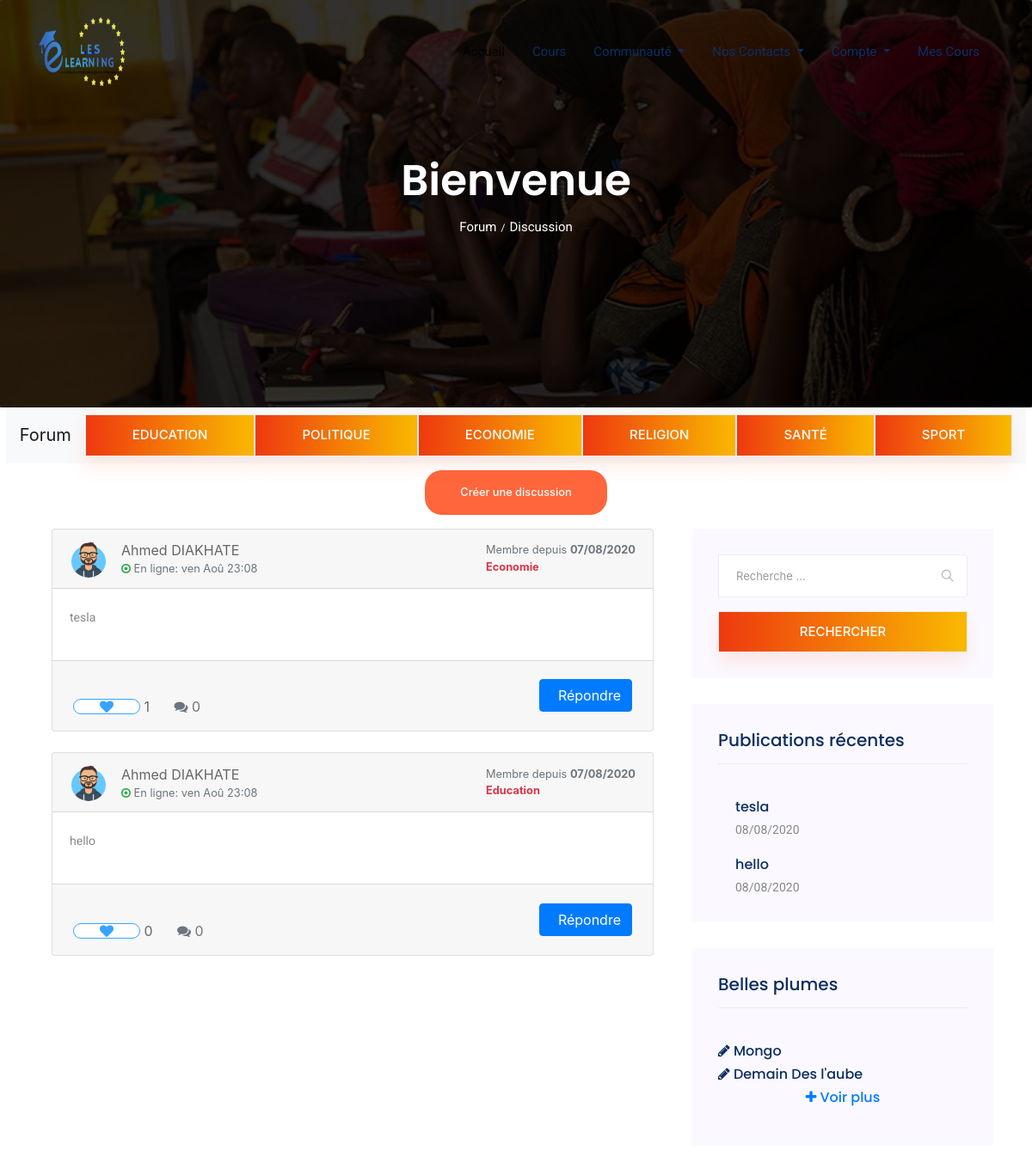
The app's page /blog/forum (upper part), older data.
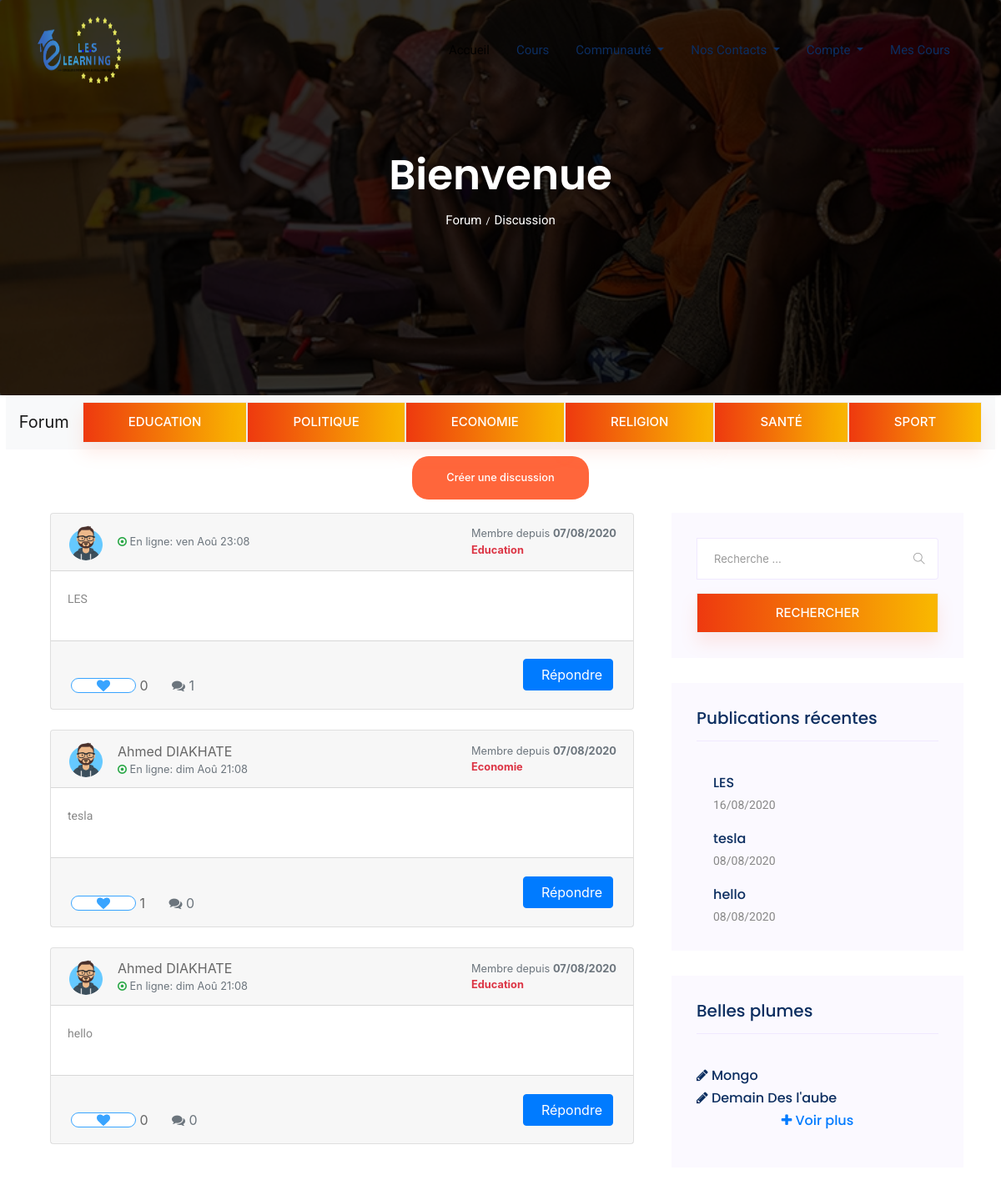
The same page, newer data.
### Blog_Forum/models.py (models this page shows, shortened)
class Message(models.Model):
    sjt = (
        ("Politique","politique"),
        ("Education","education"),
        ("Economie","économie"),
        ("Santé","santé"),
        ("Sport","sport"),
        ("Religion","religion")
    )
    subjet = models.CharField(max_length=10,choices=sjt)
    message = models.TextField()
    likes = models.ManyToManyField(User,related_name="likes_message")
    added = models.DateTimeField(auto_now=True)
    author = models.ForeignKey(User,on_delete=models.CASCADE)
    def total_likes(self):
        return self.likes.count()

class Poeme(models.Model):
    titre = models.CharField(max_length=300)
    contenu = models.TextField()
    author_name = models.CharField(blank=True, null=True, max_length=50)
    author_desc = models.CharField(blank=True, null=True, max_length=100)

### Blog_Forum/views.py (the view)
# urls.py: path("forum",views.home_forum,name="forum"),
def home_forum(request):
    query = request.GET.get('q')
    suj_checked = request.GET.get('sujet')
    messages_list = Message.objects.all().order_by('-id')
    r_messages = Message.objects.all().order_by('-id')[:3]
    poemes = Poeme.objects.all().order_by('-id')[:4]
    if suj_checked:
        messages_list = Message.objects.filter(subjet=suj_checked)
    if query:
        messages_list = Message.objects.filter(
            Q(message__icontains=query)|
            Q(author__last_name__icontains=query)|
            Q(author__first_name__icontains=query)
        )
    discuss = {}
    for m in messages_list:
        discuss[m] = Reponse.objects.filter(message=m)
    is_liked = False
    for m in messages_list:
        if m.likes.filter(id=request.user.id).exists():
            is_liked = True
    context = {
        "discuss":discuss.items(),
        "poemes":poemes,
        "is_liked":is_liked,
        "r_messages":r_messages
    }
    return render(request,"Blog_Forum/home_forum.html",context)

### Templates/Blog_Forum/home_forum.html (shortened to what the changed rows need)
{% extends "Layouts/base.html" %}
{% block content %}
{% load static %}
    <section class="breadcrumb breadcrumb_bg">
        <div class="container">
            <div class="row">
                <div class="col-lg-12">
                    <div class="breadcrumb_iner text-center">
                        <div class="breadcrumb_iner_item">
                            <h2>Bienvenue</h2>
                        </div>
                    </div>
                </div>
            </div>
        </div>
    </section>
    <section class="blog_area section-padding mt-3">
        <div class="container">
            <div class="row">
                <div class="col-lg-8 mb-5 mb-lg-0">
                    <div class="blog_left_sidebar">
                    {% for m,rp in discuss %}
                    <div class="col-md-12">
                        <div class="card mb-4">
                            <div class="card-header">
                                <div class="media flex-wrap w-100 align-items-center">
                                    <img src="{% static 'img/default_avatar.png' %}" class="d-block ui-w-40 rounded-circle" alt="" width="44" height="44">
                                    <div class="media-body ml-3"> <a href="#" data-abc="true">{{m.author.first_name}} {{m.author.last_name}}</a>
                                        <div class="text-muted small"><i class="fa fa-dot-circle-o text-success"></i> <span>En ligne:</span> {{m.author.last_login|date:"D M H:m"}}</div>
                                    </div>
                                    <div class="text-muted small ml-3">
                                        <div>Membre depuis <strong>{{m.author.date_joined|date:"d/m/Y"}}</strong></div>
                                        <div><strong class="text-danger">{{m.subjet}}</strong></div>
                                    </div>
                                </div>
                            </div>
                            <div class="card-body">
                                <p>
                                    {{m.message|linebreaksbr}}
                                </p>
                            </div>
                            <div class="card-footer d-flex flex-wrap justify-content-between align-items-center px-0 pt-0 pb-3">
                                <div class="px-4 pt-3"> <a href="#" class="text-muted d-inline-flex align-items-center align-middle" data-abc="true">
                                <form method="POST" action="{% url 'like_msg' %}">
                                {% if is_liked %}
                                <button class="genric-btn danger-border circle arrow" type="submit" name="msg_id" value="{{m.id}}"><i class="fa fa-heart text-danger" style="font-size:16px;"></i></button>&nbsp; <span class="align-middle">{{m.total_likes}}</span> </a> <span class="text-muted d-inline-flex align-items-center align-middle ml-4"> <i class="fa fa-comments text-muted fsize-3"></i>&nbsp; <span class="align-middle">{{rp|length}}</span> </span>
                                {% else %}
                                <button class="genric-btn info-border circle arrow" type="submit" name="msg_id" value="{{m.id}}"><i class="fa fa-heart" style="font-size:16px;"></i></button>&nbsp; <span class="align-middle">{{m.total_likes}}</span> </a> <span class="text-muted d-inline-flex align-items-center align-middle ml-4"> <i class="fa fa-comments text-muted fsize-3"></i>&nbsp; <span class="align-middle">{{rp|length}}</span> </span>
                                {% endif %}
                                </div>
                                <div class="px-4 pt-3"> <button type="button" class="btn btn-primary" data-toggle="collapse" data-target="#collapseRepondreMessage" aria-expanded="false" aria-controls="collapseRepondreMessage">&nbsp; Répondre</button> </div>
                            </div>
                        </div>
                    </div>
                    {% endfor %}
                    </div>
                </div>
                <div class="col-lg-4">
                    <div class="blog_right_sidebar">
                        <aside class="single_sidebar_widget popular_post_widget">
                            {% for rm in r_messages %}
                            <div class="media post_item">
                                <div class="media-body">
                                    <a>
                                        <h3>{{rm.message|truncatewords:"15"}}</h3>
                                    </a>
                                    <p>{{rm.added|date:'d/m/Y'}}</p>
                                </div>
                            </div>
                            {% endfor %}
                        </aside>
                        <aside class="single_sidebar_widget instagram_feeds">
                        <ul class="flex-wrap">
                            {% for p in poemes %}
                            <li>
                            <a href="{% url 'single_poeme' p.id %}">
                                <h6><i class="fa fa-pencil"></i> {{p.titre}}</h6>
                            </a>
                            </li>
                            {% endfor %}
                        </ul>
                        </aside>
                    </div>
                </div>
            </div>
        </div>
    </section>
{% endblock content %}

Row changes from the older to the newer data that the page shows:
added Message: author.last_login "ven Aoû 23:08", author.date_joined "07/08/2020", subjet "Education", message "LES", total_likes "0", rp "1", added "16/08/2020"
changed through a linked row, Message "tesla": author.last_login "ven Aoû 23:08" → "dim Aoû 21:08"
changed through a linked row, Message "hello": author.last_login "ven Aoû 23:08" → "dim Aoû 21:08"
